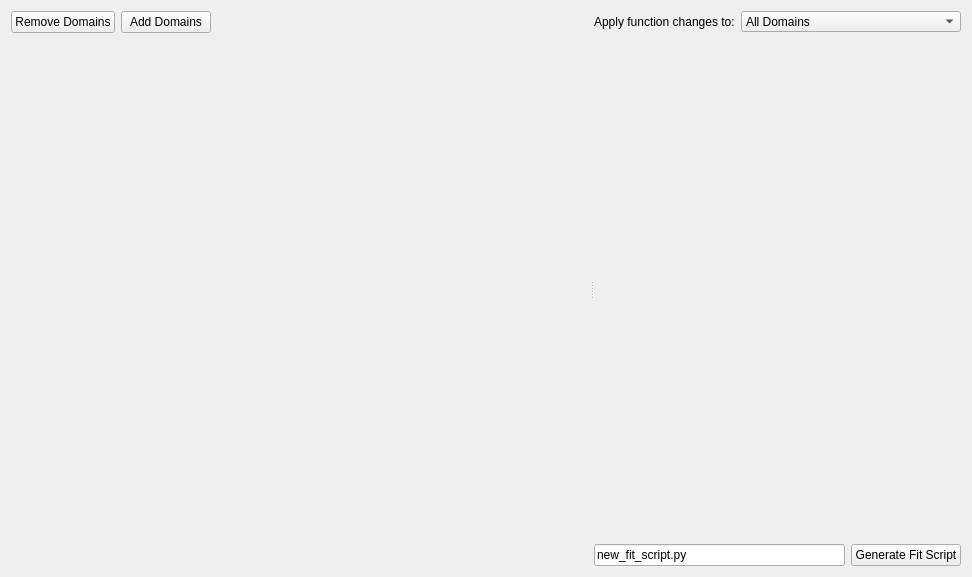
<?xml version="1.0" encoding="UTF-8"?>
<ui version="4.0">
 <class>FitScriptGenerator</class>
 <widget class="QWidget" name="FitScriptGenerator">
  <property name="geometry">
   <rect>
    <x>0</x>
    <y>0</y>
    <width>972</width>
    <height>577</height>
   </rect>
  </property>
  <property name="windowTitle">
   <string>Fit Script Generator</string>
  </property>
  <layout class="QGridLayout" name="gridLayout">
   <item row="0" column="0" colspan="6">
    <widget class="QFrame" name="fDataTableAndFunctionTree">
     <layout class="QHBoxLayout" name="horizontalLayout">
      <property name="leftMargin">
       <number>0</number>
      </property>
      <property name="topMargin">
       <number>0</number>
      </property>
      <property name="rightMargin">
       <number>0</number>
      </property>
      <property name="bottomMargin">
       <number>0</number>
      </property>
      <item>
       <widget class="QSplitter" name="splitterHorizontal">
        <property name="orientation">
         <enum>Qt::Horizontal</enum>
        </property>
        <property name="childrenCollapsible">
         <bool>false</bool>
        </property>
        <widget class="QFrame" name="fDataTableWidgets">
         <property name="sizePolicy">
          <sizepolicy hsizetype="Preferred" vsizetype="Preferred">
           <horstretch>2</horstretch>
           <verstretch>0</verstretch>
          </sizepolicy>
         </property>
         <layout class="QGridLayout" name="gridLayout_3">
          <property name="leftMargin">
           <number>0</number>
          </property>
          <property name="topMargin">
           <number>0</number>
          </property>
          <property name="rightMargin">
           <number>0</number>
          </property>
          <property name="bottomMargin">
           <number>10</number>
          </property>
          <item row="0" column="2">
           <spacer name="horizontalSpacer">
            <property name="orientation">
             <enum>Qt::Horizontal</enum>
            </property>
            <property name="sizeHint" stdset="0">
             <size>
              <width>325</width>
              <height>20</height>
             </size>
            </property>
           </spacer>
          </item>
          <item row="0" column="1">
           <widget class="QPushButton" name="pbAddDomain">
            <property name="minimumSize">
             <size>
              <width>90</width>
              <height>0</height>
             </size>
            </property>
            <property name="text">
             <string>Add Domains</string>
            </property>
           </widget>
          </item>
          <item row="0" column="0">
           <widget class="QPushButton" name="pbRemoveDomain">
            <property name="minimumSize">
             <size>
              <width>90</width>
              <height>0</height>
             </size>
            </property>
            <property name="text">
             <string>Remove Domains</string>
            </property>
           </widget>
          </item>
          <item row="1" column="0" colspan="3">
           <widget class="QFrame" name="fDataTable">
            <layout class="QGridLayout" name="gridLayout_2">
             <property name="leftMargin">
              <number>0</number>
             </property>
             <property name="topMargin">
              <number>0</number>
             </property>
             <property name="rightMargin">
              <number>0</number>
             </property>
             <property name="bottomMargin">
              <number>0</number>
             </property>
            </layout>
           </widget>
          </item>
          <item row="2" column="0" colspan="3">
           <widget class="QLabel" name="lbSaveDirectory">
            <property name="text">
             <string/>
            </property>
           </widget>
          </item>
         </layout>
        </widget>
        <widget class="QFrame" name="fFunctionTreeWidgets">
         <layout class="QGridLayout" name="gridLayout_4">
          <property name="leftMargin">
           <number>0</number>
          </property>
          <property name="topMargin">
           <number>0</number>
          </property>
          <property name="rightMargin">
           <number>0</number>
          </property>
          <property name="bottomMargin">
           <number>0</number>
          </property>
          <item row="0" column="2" colspan="2">
           <widget class="QComboBox" name="cbApplyFunctionChangesTo">
            <property name="minimumSize">
             <size>
              <width>220</width>
              <height>21</height>
             </size>
            </property>
            <property name="maximumSize">
             <size>
              <width>16777215</width>
              <height>21</height>
             </size>
            </property>
            <item>
             <property name="text">
              <string>All Domains</string>
             </property>
            </item>
            <item>
             <property name="text">
              <string>Selected Domains</string>
             </property>
            </item>
           </widget>
          </item>
          <item row="0" column="1">
           <widget class="QLabel" name="label">
            <property name="text">
             <string>Apply function changes to:</string>
            </property>
           </widget>
          </item>
          <item row="1" column="1" colspan="3">
           <widget class="QFrame" name="fBrowsers">
            <property name="minimumSize">
             <size>
              <width>50</width>
              <height>0</height>
             </size>
            </property>
            <layout class="QVBoxLayout" name="verticalLayout">
             <property name="leftMargin">
              <number>0</number>
             </property>
             <property name="topMargin">
              <number>0</number>
             </property>
             <property name="rightMargin">
              <number>0</number>
             </property>
             <property name="bottomMargin">
              <number>0</number>
             </property>
             <item>
              <widget class="QSplitter" name="splitterVertical">
               <property name="sizePolicy">
                <sizepolicy hsizetype="Preferred" vsizetype="Expanding">
                 <horstretch>0</horstretch>
                 <verstretch>5</verstretch>
                </sizepolicy>
               </property>
               <property name="orientation">
                <enum>Qt::Vertical</enum>
               </property>
              </widget>
             </item>
            </layout>
           </widget>
          </item>
          <item row="2" column="3">
           <widget class="QPushButton" name="pbGenerateFitScript">
            <property name="text">
             <string>Generate Fit Script</string>
            </property>
           </widget>
          </item>
          <item row="2" column="1" colspan="2">
           <widget class="QLineEdit" name="leScriptName">
            <property name="text">
             <string>new_fit_script.py</string>
            </property>
           </widget>
          </item>
         </layout>
        </widget>
       </widget>
      </item>
     </layout>
    </widget>
   </item>
  </layout>
 </widget>
 <resources/>
 <connections/>
</ui>
